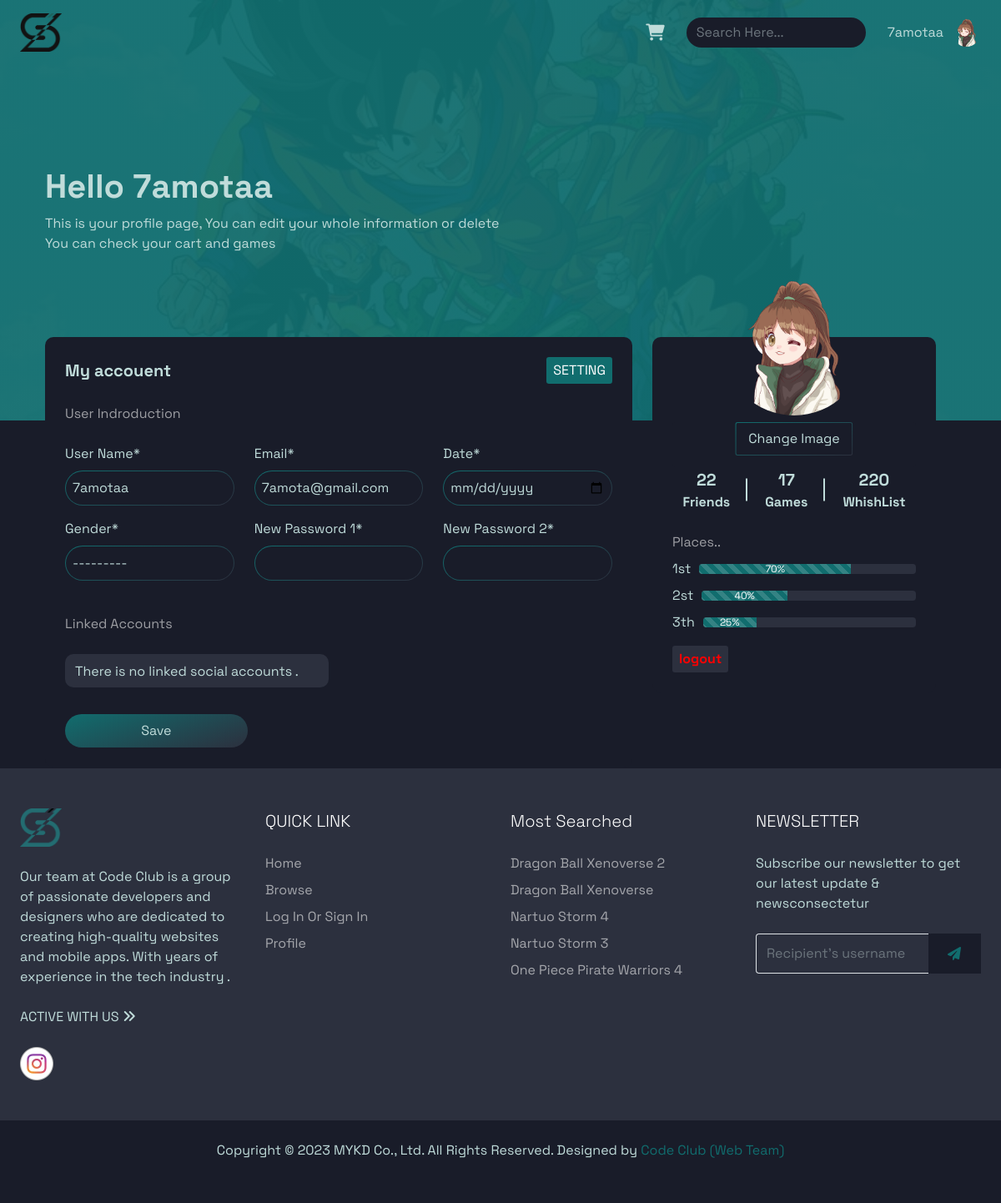
The app's page /user/profile/ (signed in) with its own data.
### users/models.py (models this page shows)
class User(AbstractUser):
    choices_gender = (
        ("male","male"),
        ("female","female")
    )
    email = models.EmailField(max_length=80, unique=True)
    image = models.ImageField(upload_to='Photos/%y/%m/%d',null=True , blank=True)
    username = models.CharField(max_length=45, unique=True)
    phoneNumber = models.IntegerField(null=True , blank=True)
    dateBirth = models.DateField(null=True , blank=True)
    location = models.TextField(null=True , blank=True)
    gender = models.TextField(null=True , blank=True , choices=choices_gender)
    objects = CustomUserManager()
    USERNAME_FIELD = "email"
    REQUIRED_FIELDS = ["username"]

### users/views.py (the view, shortened to what this page needs)
# urls.py: path('profile/',views.UserProfileView.as_view(), name='profile')
class UserProfileView(LoginRequiredMixin ,View):
    template_name = 'pages/user-profile.html'
    def get(self, request):
        user = request.user
        social= get_socila_accounts(request.user)
        update = UpdateForm(instance=request.user)
        wish = WishList.objects.select_related("user").filter(user=request.user).count()
        context = {
            'update':update,
            'user':user,
            "wishNum":wish,
            "social":social,
        }
        return render(request, template_name=self.template_name,context=context )

### users/utils.py (called while the page is built)
def get_socila_accounts(user):
    return SocialAccount.objects.filter(user=user)

### templates/pages/user-profile.html (shortened to what this page needs)
{% extends 'base.html' %}
{% load static %}
{% block content %}
<body class="user-profile">
  {% include 'parts/header-userprofile.html' %}
  <div class="landing-user position-relative">
    <div class="container">
      <div class="text-capitalize display-6 fw-bold mb-2">Hello {{user.username}}</div>
      <div class="">This is your profile page, You can edit your whole information or delete</div>
      <div class="">You can check your cart and games</div>
    </div>
  </div>
  <div class="edit position-relative">
    <div class="container">
      <form action="" class="row form-register" method="POST" enctype="multipart/form-data">
        <div class="row flex-column-reverse flex-xl-row">
          <div class="col-xl-8 col-12">
            <div class="edit-box rounded-10 p-4">
              <div class="d-flex align-items-center justify-content-between mb-4">
                <div class="lead fw-bold">My accouent</div>
                <div class="text-light text-uppercase w-fit bg-main px-2 py-1 rounded-1">Setting</div>
              </div>
              <div class="row">
                <div class="c-gray text-capitalize mb-4">user indroduction</div>
                <div class="col-xl-4 col-md-6">
                  <label for="us-edit" class="mb-2">User Name*</label>
                  {{update.username}}
                </div>
                <div class="col-xl-4 col-md-6 position-relative">
                  <label for="em-edit" class="mb-2">Email*</label>
                  {{update.email}}
                </div>
                <div class="col-xl-4 col-md-6">
                  <label for="date-edit" class="mb-2">Date*</label>
                  {{update.dateBirth}}
                </div>
                <div class="col-xl-4 col-md-6">
                  <label for="select-edit" class="mb-2">Gender*</label>
                  {{update.gender}}
                </div>
                <div class="col-xl-4 col-md-6">
                  <label for="change-pas-edit1" class="mb-2">New Password 1*</label>
                  {{update.password1}}
                </div>
                <div class="col-xl-4 col-md-6">
                  <label for="change-pas-edit2" class="mb-2">New Password 2*</label>
                  {{update.password2}}
                </div>
                <div class="c-gray text-capitalize my-4">Linked Accounts</div>
                {% if social %}
                {% for sc in social  %}
                {% if sc.provider == "google" %}
                <div class="col-md-6 d-flex gap-10 mb03">
                  <div class="logo-account rounded-10 d-flex align-items-center justify-content-center">
                    <img src="{% static 'img/icons8-google-96.png' %}" alt="image" width="20px">
                  </div>
                  <input type="text" id="google-acc" class="form-control filed-accounet flex-grow-1 rounded-10" disabled value="{{sc.user.username}}">
                </div>
                {% else %}
                <div class="col-md-6 d-flex gap-10 mb-3">
                  <div class="logo-account rounded-10 d-flex align-items-center justify-content-center">
                    <img src="{% static 'img/Facebook_f_logo_(2019).svg.png' %}" alt="image" width="20px">
                  </div>
                  <input type="text" id="facebook-acc" class="form-control filed-accounet flex-grow-1 rounded-10" disabled value="{{sc.user.username}}">
                </div>
                {% endif %}
                {% endfor %}
                {% else %}
                <div class="col-md-6 d-flex gap-10 mb-3">
                  <input type="text" id="facebook-acc" class="form-control filed-accounet flex-grow-1 rounded-10" disabled value="There is no linked social accounts .">
                </div>
                {% endif %}
                <div class="col-12 mt-3">
                  <div class="col-xl-4 col-12">
                    <input type="submit" class="bg-gradien form-control rounded-5 p-2" value="Save">
                  </div>
                </div>
              </div>
            </div>
          </div>
          <div class="col-xl-4 col-12 mb-4">
            <div class="profile-info-box p-4 rounded-10 mb-4">
              {% if user.image %}
              <img src="{{user.image.url}}" alt="image" width="170px" class="mx-auto d-block mb-2 rounded-circle">
              {% else %}
              <img src="{% static 'img/user-img.png' %}" alt="image" width="170px" class="mx-auto d-block mb-2">
              {% endif %}
              {{update.image}}
              <div class="detailes d-flex gap-10 align-items-center justify-content-center mb-4">
                <div class="box position-relative d-flex align-items-center flex-column me-3 pe-3">
                  <div class="lead fw-bold">22</div>
                  <div class="fw-bold">Friends</div>
                </div>
                <div class="box position-relative d-flex align-items-center flex-column me-3 pe-3">
                  <div class="lead fw-bold">17</div>
                  <div class="fw-bold">Games</div>
                </div>
                <div class="box position-relative d-flex align-items-center flex-column">
                  <div class="lead fw-bold">220</div>
                  <div class="fw-bold">WhishList</div>
                </div>
              </div>
              <div class="c-gray text-capitalize mb-2">Places..</div>
              <div class="d-flex gap-10 align-items-center mb-2">
                <div class="text">1st</div>
                <div class="progress flex-grow-1" role="progressbar" aria-label="Animated striped example" aria-valuenow="75" aria-valuemin="0" aria-valuemax="100" style="height: 12px; background-color: var(--bg-header);">
                  <div class="progress-bar progress-bar-striped progress-bar-animated" style="width: 70% ; background-color: var(--main-color);">70%</div>
                </div>
              </div>
              <div class="d-flex gap-10 align-items-center mb-2">
                <div class="text">2st</div>
                <div class="progress flex-grow-1" role="progressbar" aria-label="Animated striped example" aria-valuenow="75" aria-valuemin="0" aria-valuemax="100" style="height: 12px; background-color: var(--bg-header);">
                  <div class="progress-bar progress-bar-striped progress-bar-animated" style="width: 40% ; background-color: var(--main-color);">40%</div>
                </div>
              </div>
              <div class="d-flex gap-10 align-items-center mb-2">
                <div class="text">3th</div>
                <div class="progress flex-grow-1" role="progressbar" aria-label="Animated striped example" aria-valuenow="75" aria-valuemin="0" aria-valuemax="100" style="height: 12px; background-color: var(--bg-header);">
                  <div class="progress-bar progress-bar-striped progress-bar-animated" style="width: 25% ; background-color: var(--main-color);">25%</div>
                </div>
              </div>
              <form method="POST">
              <input type="submit" name="logout" value="logout" class="bg-header mt-2 px-2 py-1 rounded-1 fw-bold" style="color: red !important;"/>
              </form>
            </div>
          </div>
        </div>
      </form>
  </div>
</body>
{% endblock content %}

### templates/parts/header-userprofile.html
{% load static %}
<header class="position-absolute w-100 bg-transparent border-0">
    <div class="container-fluid py-3 d-flex align-items-center tex-center flex-wrap gap-10">
      <div class="logo-brand">
        <a href="{% url 'home' %}">
          <img src="{% static 'img/logo-light.png' %}" alt="logo-brand">
        </a>
      </div>
      <div class="d-flex cart gap-10 align-items-center ms-auto me-2 me-md-3 justify-content-end">
        <a href="{% url 'cart' %}"><i class="fa-solid fa-cart-shopping t-duration pointer lead mt-1 ms-2"></i></a>
      </div>
      <div class="formSearch d-flex align-items-center me-auto me-md-3 justify-content-center justify-content-md-start t-duration overflow-hidden">
        <form action="{% url 'search' %}" method="get">
          <div class="search">
            <input type="search" name="searchHeader" id="searchHeader" placeholder="Search Here..." class="form-control rounded-5">
          </div>
        </form>
      </div>
      {% if request.user.is_authenticated %}
      <div class="user-parent d-flex align-items-center justify-content-end ms-auto ms-md-0">
        <a href="#" class="user d-flex align-items-center gap-10">
          <div class="name">{{request.user.username}}</div>
          {% if request.user.image %}
          <img src="{{request.user.image.url}}" alt="image" width="35px" class="rounded-5">
          {% else %}
          <img src="{% static 'img/user-img.png' %}" alt="image" width="35px" class="rounded-5">
          {% endif %}
        </a>
      </div>
      {% else %}
      <div class="d-flex gap-10">
        <a href="#" class="login bg-border-gradien bg-gradien-hover px-3 py-1 rounded-1">Login</a>
        <a href="#" class="login bg-gradien px-3 py-1 rounded-1">Sing In</a>
      </div>
      {% endif %}
    </div>
  </header>

### static/css/css-sonGames.css (style rules this page uses)
:root { --main-color: #116d6e; --bg-body: #191c29; --bg-gradient: linear-gradient(160deg, var(--main-color), var(--bg-header)); --bg-border-gradient: linear-gradient(var(--bg-body), var(--bg-body)) padding-box, linear-gradient(160deg, var(--main-color), var(--bg-header)) border-box; --bg-header: #2c303e; --c-color:#c0dcda; --gray-color:rgba(245, 245, 245, 0.6); --main-duration: .3s; --border-radiues:10px; }
.bg-gradien { background: var(--bg-gradient) !important; }
.bg-border-gradien { background-color: var(--bg-header) !important; border: 1px solid transparent !important; background: var(--bg-border-gradient); }
.bg-header { background-color: var(--bg-header) !important; }
.w-fit { width: fit-content !important; }
.text-light { color: #fff !important; }
.c-gray { color: var(--gray-color); }
.bg-main { background-color: var(--main-color); }
.pointer { cursor: pointer; }
.t-duration { transition: var(--main-duration); -webkit-transition: var(--main-duration); -moz-transition: var(--main-duration); -ms-transition: var(--main-duration); -o-transition: var(--main-duration); }
.gap-10 { gap: 10px; }
.rounded-10 { border-radius: 10px; -webkit-border-radius: 10px; -moz-border-radius: 10px; -ms-border-radius: 10px; -o-border-radius: 10px; }
.fw-bold { font-weight: bold !important; }
* { box-sizing: border-box; -webkit-box-sizing: border-box; -moz-box-sizing: border-box; }
body { font-family: 'Space Grotesk', sans-serif; overflow-x: hidden; background-color: var(--bg-body); color: var(--c-color); min-height: 100vh; }
a { display: block; text-decoration: none; width: fit-content; color: var(--c-color); transition: var(--main-duration); }
select, input { transition: var(--main-duration); background-color: var(--bg-body) !important; border: none !important; color: var(--c-color) !important; }
select, input:focus { box-shadow: none !important; }
header { background-color: var(--bg-header); border-bottom: 2px solid var(--bg-header); }
header .toggle-menu img, header .logo-brand img { width: 50px; }
.user-profile header { z-index: 10; }
.use-page .landing, .user-profile .landing-user { background-color: rgba(17, 109, 110, 0.1); background: linear-gradient(rgba(17, 109, 110, .95),rgba(17, 109, 110, .95)), url(../img/dragon-ball-goku.jpg) center center / cover; padding: 200px 0 ; }
.use-page .serach-result, .user-profile .edit { margin-top: -100px; margin-bottom: 100px }
.user-profile .profile-info-box, .user-profile .edit-box { background-color: var(--bg-body); }
.user-profile .filed-accounet, .user-profile .edit-box .logo-account { height: 40px; background-color: var(--bg-header) !important; }
.user-profile .profile-info-box img { margin-top: -100px; }
.custom-file-input { -webkit-text-fill-color: transparent; }
.custom-file-input::before { content: attr(val); left: 50%; top: 0; translate: -50% 0; position: absolute; display: block; width: fit-content; border: 1px solid transparent !important; background: var(--bg-border-gradient); border-radius: 3px; -webkit-text-fill-color: var(--c-color); padding: 7px 15px; cursor: pointer; }
.user-profile .profile-info-box .detailes .box:not(:last-child):before { content: ""; position: absolute; right: -5px; width: 2px; top: 50%; height: 50%; translate: 0 -50%; background-color: #c0dcda; }

### templates/pages/user-profile.html (style rules this page uses)
.user-profile .edit-box, .user-profile .profile-info-box { box-shadow: rgba(69, 69, 75, 0.2) 0px 7px 29px 0px; }
.custom-file-input { -webkit-text-fill-color: transparent; }
.custom-file-input::before { content: attr(val); left: 50%; top: 0; translate: -50% 0; position: absolute; display: block; width: fit-content; border: 1px solid transparent !important; background: var(--bg-border-gradient); border-radius: 3px; -webkit-text-fill-color: var(--c-color); padding: 7px 15px; cursor: pointer; }

### records on screen
User: user.username "7amotaa", user.image (picture), username "7amotaa", email "7amota@gmail.com", gender "---------", image (picture)
